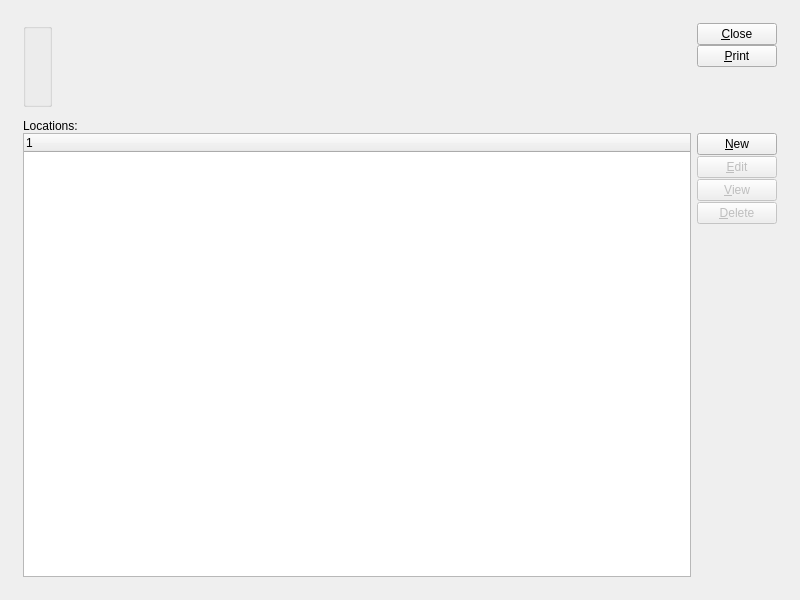
<ui version="4.0" >
 <comment>This file is part of the xTuple ERP: PostBooks Edition, a free and
open source Enterprise Resource Planning software suite,
Copyright (c) 1999-2011 by OpenMFG LLC, d/b/a xTuple.
It is licensed to you under the Common Public Attribution License
version 1.0, the full text of which (including xTuple-specific Exhibits)
is available at www.xtuple.com/CPAL.  By using this software, you agree
to be bound by its terms.</comment>
 <class>locations</class>
 <widget class="QWidget" name="locations" >
  <property name="geometry" >
   <rect>
    <x>0</x>
    <y>0</y>
    <width>800</width>
    <height>600</height>
   </rect>
  </property>
  <property name="windowTitle" >
   <string>List Site Locations</string>
  </property>
  <layout class="QGridLayout" name="gridLayout_3" >
   <item row="0" column="0" >
    <layout class="QGridLayout" name="gridLayout_2" >
     <property name="margin" >
      <number>12</number>
     </property>
     <property name="spacing" >
      <number>12</number>
     </property>
     <item row="0" column="0" >
      <layout class="QHBoxLayout" name="horizontalLayout_2" >
       <item>
        <widget class="WarehouseGroup" name="_warehouse" >
         <property name="title" >
          <string/>
         </property>
         <property name="fixedSize" >
          <bool>false</bool>
         </property>
        </widget>
       </item>
       <item>
        <spacer name="Spacer144_2" >
         <property name="orientation" >
          <enum>Qt::Horizontal</enum>
         </property>
         <property name="sizeType" >
          <enum>QSizePolicy::Expanding</enum>
         </property>
         <property name="sizeHint" stdset="0" >
          <size>
           <width>277</width>
           <height>20</height>
          </size>
         </property>
        </spacer>
       </item>
       <item>
        <layout class="QVBoxLayout" >
         <property name="spacing" >
          <number>0</number>
         </property>
         <item>
          <widget class="QPushButton" name="_close" >
           <property name="text" >
            <string>&amp;Close</string>
           </property>
          </widget>
         </item>
         <item>
          <widget class="QPushButton" name="_print" >
           <property name="text" >
            <string>&amp;Print</string>
           </property>
          </widget>
         </item>
         <item>
          <spacer name="verticalSpacer" >
           <property name="orientation" >
            <enum>Qt::Vertical</enum>
           </property>
           <property name="sizeHint" stdset="0" >
            <size>
             <width>20</width>
             <height>40</height>
            </size>
           </property>
          </spacer>
         </item>
        </layout>
       </item>
      </layout>
     </item>
     <item row="1" column="0" >
      <widget class="QFrame" name="_frame" >
       <property name="sizePolicy" >
        <sizepolicy vsizetype="Expanding" hsizetype="Preferred" >
         <horstretch>0</horstretch>
         <verstretch>1</verstretch>
        </sizepolicy>
       </property>
       <property name="frameShape" >
        <enum>QFrame::NoFrame</enum>
       </property>
       <property name="frameShadow" >
        <enum>QFrame::Raised</enum>
       </property>
       <layout class="QGridLayout" name="gridLayout" >
        <property name="margin" >
         <number>0</number>
        </property>
        <item row="0" column="0" >
         <layout class="QVBoxLayout" name="verticalLayout" >
          <property name="spacing" >
           <number>0</number>
          </property>
          <item>
           <widget class="QLabel" name="_locationLit" >
            <property name="text" >
             <string>Locations:</string>
            </property>
           </widget>
          </item>
          <item>
           <layout class="QHBoxLayout" name="horizontalLayout" >
            <item>
             <widget class="XTreeWidget" name="_location" >
              <property name="sizePolicy" >
               <sizepolicy vsizetype="Expanding" hsizetype="Expanding" >
                <horstretch>0</horstretch>
                <verstretch>0</verstretch>
               </sizepolicy>
              </property>
             </widget>
            </item>
            <item>
             <layout class="QVBoxLayout" >
              <property name="spacing" >
               <number>1</number>
              </property>
              <item>
               <widget class="QPushButton" name="_new" >
                <property name="text" >
                 <string>&amp;New</string>
                </property>
               </widget>
              </item>
              <item>
               <widget class="QPushButton" name="_edit" >
                <property name="enabled" >
                 <bool>false</bool>
                </property>
                <property name="text" >
                 <string>&amp;Edit</string>
                </property>
               </widget>
              </item>
              <item>
               <widget class="QPushButton" name="_view" >
                <property name="enabled" >
                 <bool>false</bool>
                </property>
                <property name="text" >
                 <string>&amp;View</string>
                </property>
               </widget>
              </item>
              <item>
               <widget class="QPushButton" name="_delete" >
                <property name="enabled" >
                 <bool>false</bool>
                </property>
                <property name="text" >
                 <string>&amp;Delete</string>
                </property>
               </widget>
              </item>
              <item>
               <spacer name="Spacer144" >
                <property name="orientation" >
                 <enum>Qt::Vertical</enum>
                </property>
                <property name="sizeType" >
                 <enum>QSizePolicy::Expanding</enum>
                </property>
                <property name="sizeHint" stdset="0" >
                 <size>
                  <width>20</width>
                  <height>20</height>
                 </size>
                </property>
               </spacer>
              </item>
             </layout>
            </item>
           </layout>
          </item>
         </layout>
        </item>
       </layout>
      </widget>
     </item>
    </layout>
   </item>
  </layout>
 </widget>
 <layoutdefault spacing="6" margin="11" />
 <pixmapfunction>qPixmapFromMimeSource</pixmapfunction>
 <customwidgets>
  <customwidget>
   <class>WarehouseGroup</class>
   <extends>QGroupBox</extends>
   <header>warehousegroup.h</header>
  </customwidget>
  <customwidget>
   <class>XTreeWidget</class>
   <extends>QTreeWidget</extends>
   <header>xtreewidget.h</header>
   <container>1</container>
  </customwidget>
 </customwidgets>
 <tabstops>
  <tabstop>_warehouse</tabstop>
  <tabstop>_location</tabstop>
  <tabstop>_new</tabstop>
  <tabstop>_edit</tabstop>
  <tabstop>_view</tabstop>
  <tabstop>_delete</tabstop>
  <tabstop>_print</tabstop>
  <tabstop>_close</tabstop>
 </tabstops>
 <resources/>
 <connections>
  <connection>
   <sender>_close</sender>
   <signal>clicked()</signal>
   <receiver>locations</receiver>
   <slot>close()</slot>
   <hints>
    <hint type="sourcelabel" >
     <x>20</x>
     <y>20</y>
    </hint>
    <hint type="destinationlabel" >
     <x>20</x>
     <y>20</y>
    </hint>
   </hints>
  </connection>
  <connection>
   <sender>_location</sender>
   <signal>valid(bool)</signal>
   <receiver>_view</receiver>
   <slot>setEnabled(bool)</slot>
   <hints>
    <hint type="sourcelabel" >
     <x>20</x>
     <y>20</y>
    </hint>
    <hint type="destinationlabel" >
     <x>20</x>
     <y>20</y>
    </hint>
   </hints>
  </connection>
 </connections>
</ui>
